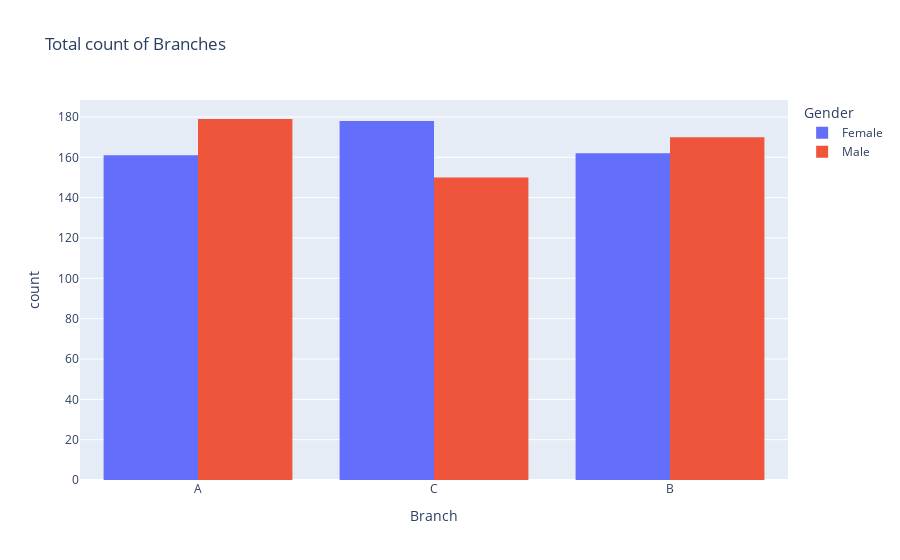

The cell this chart's notebook holds for it:
### Code cell
fig = px.histogram(df,x= 'Branch',color='Gender',barmode='group',
                   title='Total count of Branches')
fig

### Figure 1 — Plotly figure (JSON) as saved in the notebook; plotly's stock layout.template omitted (floating-point values rounded to 4 significant figures; data arrays with more than 128 entries replaced by an {"elided": "..."} marker saying what was removed)
{"data": [{"alignmentgroup": "True", "bingroup": "x", "hovertemplate": "Gender=Female<br>Branch=%{x}<br>count=%{y}<extra></extra>", "legendgroup": "Female", "marker": {"color": "#636efa", "pattern": {"shape": ""}}, "name": "Female", "offsetgroup": "Female", "orientation": "v", "showlegend": true, "type": "histogram", "x": {"elided": "501 str values"}, "xaxis": "x", "yaxis": "y"}, {"alignmentgroup": "True", "bingroup": "x", "hovertemplate": "Gender=Male<br>Branch=%{x}<br>count=%{y}<extra></extra>", "legendgroup": "Male", "marker": {"color": "#EF553B", "pattern": {"shape": ""}}, "name": "Male", "offsetgroup": "Male", "orientation": "v", "showlegend": true, "type": "histogram", "x": {"elided": "499 str values"}, "xaxis": "x", "yaxis": "y"}], "layout": {"barmode": "group", "legend": {"title": {"text": "Gender"}, "tracegroupgap": 0}, "title": {"text": "Total count of Branches"}, "xaxis": {"anchor": "y", "domain": [0, 1], "title": {"text": "Branch"}}, "yaxis": {"anchor": "x", "domain": [0, 1], "title": {"text": "count"}}}}
